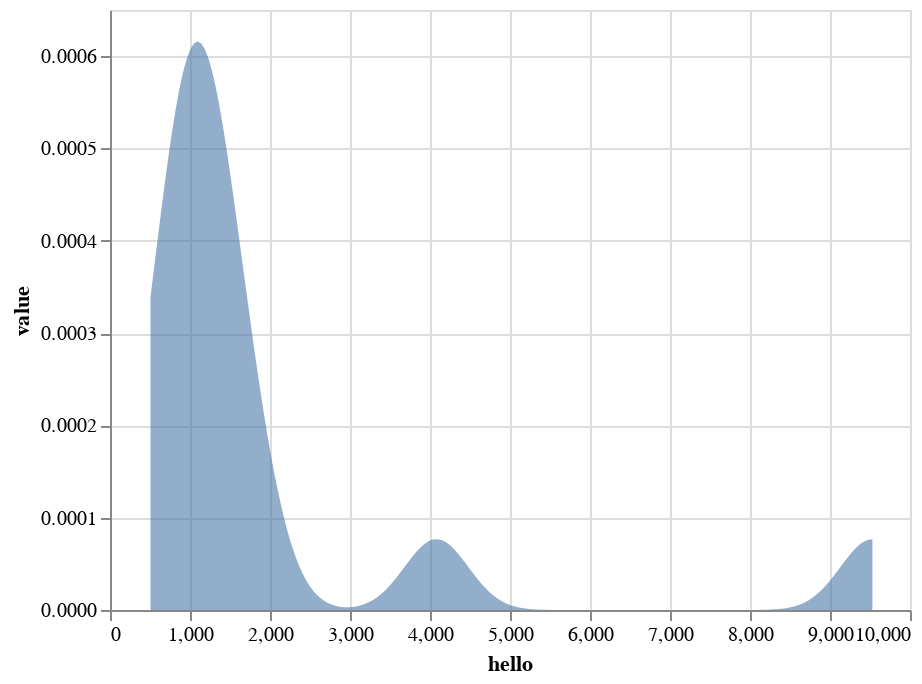

Write notebook code for a chart like this one.
### Code cell
alt.Chart(test2).transform_density(
    density='value', 
    bandwidth=400,
    as_=['hello', 'value']
    ).mark_area(fillOpacity=0.6).encode(
    alt.X('hello:Q'), 
    alt.Y('value:Q'))

### Figure 1 — Vega-Lite specification as saved in the notebook (floating-point values rounded to 4 significant figures)
{"config": {"view": {"continuousWidth": 400, "continuousHeight": 300}}, "data": {"name": "data-67eed5d867e1a748d66e6e7695719244"}, "mark": {"type": "area", "fillOpacity": 0.6}, "encoding": {"x": {"type": "quantitative", "field": "hello"}, "y": {"type": "quantitative", "field": "value"}}, "transform": [{"density": "value", "bandwidth": 400, "as": ["hello", "value"]}], "$schema": "https://vega.github.io/schema/vega-lite/v4.0.2.json", "datasets": {"data-67eed5d867e1a748d66e6e7695719244": [{"hello": 15.0, "value": 4080.0}, {"hello": 20.0, "value": 9530.0}, {"hello": 25.0, "value": 1817.0}, {"hello": 30.0, "value": 1132.0}, {"hello": 35.0, "value": 1042.0}, {"hello": 40.0, "value": 893.0}, {"hello": 45.0, "value": 983.0}, {"hello": 50.0, "value": 1519.0}, {"hello": 55.0, "value": 1459.0}, {"hello": 60.0, "value": 1281.0}, {"hello": 65.0, "value": 1042.0}, {"hello": 70.0, "value": 655.0}, {"hello": 75.0, "value": 506.0}]}}
